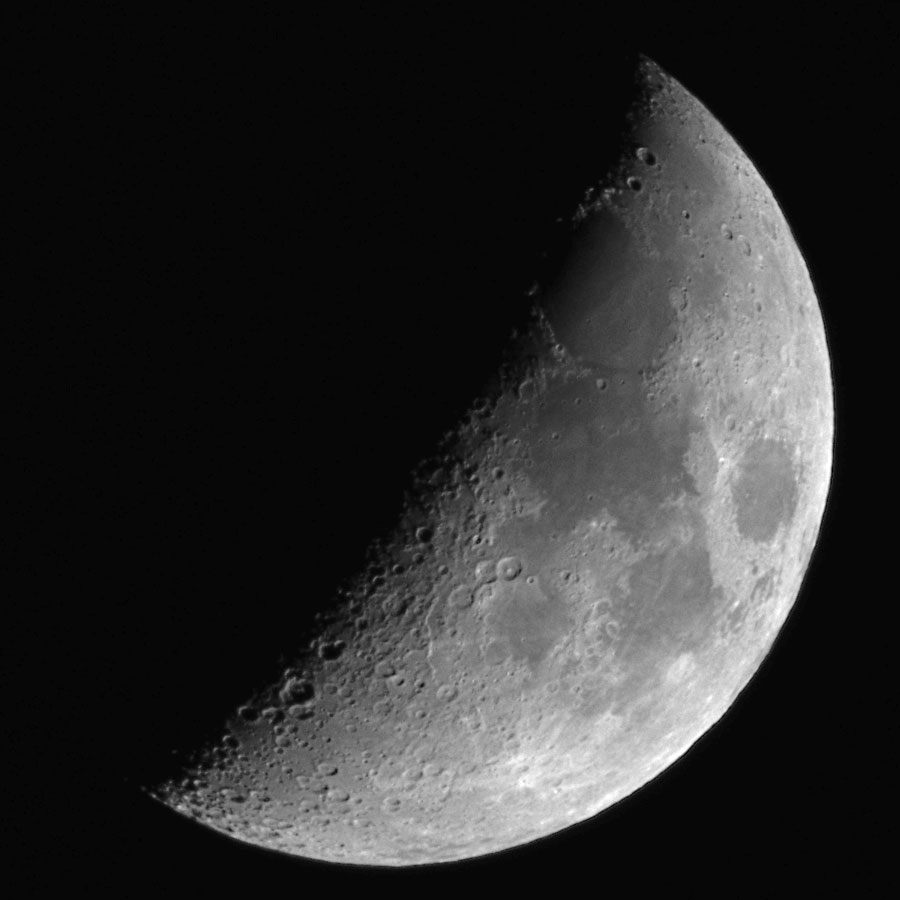
#> input picture Frequency domain image processing/moon.png, 900 x 900 px
$ jupyter execute 'Laplacian sharpening.ipynb'
#> lines starting #> are read from the running program, lines starting #| are printed output that depends on the picture
[cell 1]
import cv2
import numpy as np
import matplotlib.pyplot as plt

def show_image(title, img, cmap='gray'):
    plt.figure(figsize=(6, 6))
    plt.imshow(img, cmap=cmap)
    plt.title(title)
    plt.axis('off')
    plt.show()

img = cv2.imread('moon.png', cv2.IMREAD_GRAYSCALE)
#> img is the input picture: shape (900, 900); min 1, max 255, mean 45.8

if img is None:
    raise FileNotFoundError("Could not load moon.png")

img = img.astype(np.float32) / 255.0
M, N = img.shape
#> M = 900; N = 900

show_image("Image", img)

P = cv2.getOptimalDFTSize(2 * M)
#> P = 1800
Q = cv2.getOptimalDFTSize(2 * N)
#> Q = 1800

padded = np.zeros((P, Q), dtype=np.float32)
padded[:M, :N] = img
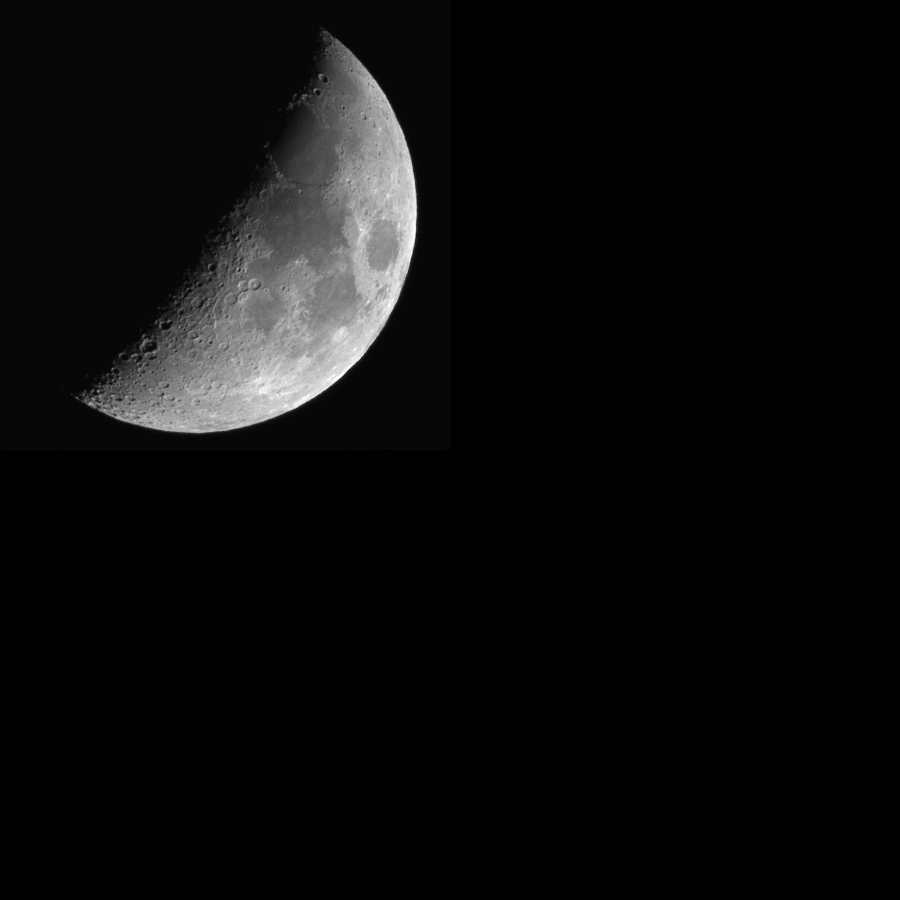
#> padded: shape (1800, 1800) float32 (shown at 1/2 size); min 0, max 1, mean 0.0449

show_image("Pad", padded)

u = np.fft.fftfreq(P).reshape(P, 1)
v = np.fft.fftfreq(Q).reshape(1, Q)

U, V = np.meshgrid(u, v, indexing='ij')
D2 = U**2 + V**2

laplacian_filter = -4 * np.pi**2 * D2

show_image(
    "Laplacian Filter",
    np.fft.fftshift(np.abs(laplacian_filter))
)
#> call 3 of show_image, with title = 'Laplacian Filter', cmap = 'gray'
#> in show_image (call 3), `plt.show()`:
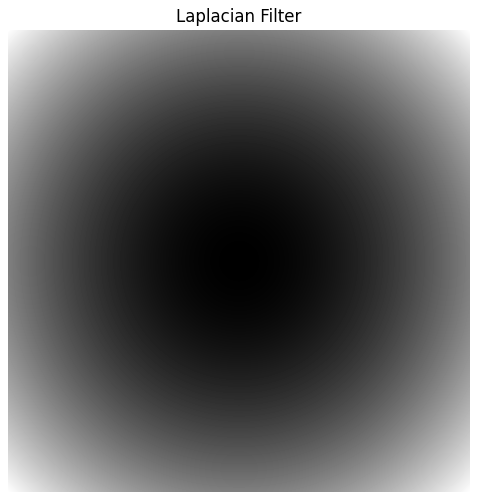
#> figure drawn by matplotlib, 1 panel

F = np.fft.fft2(padded)
F_lap = F * laplacian_filter

g_p = np.real(np.fft.ifft2(F_lap))
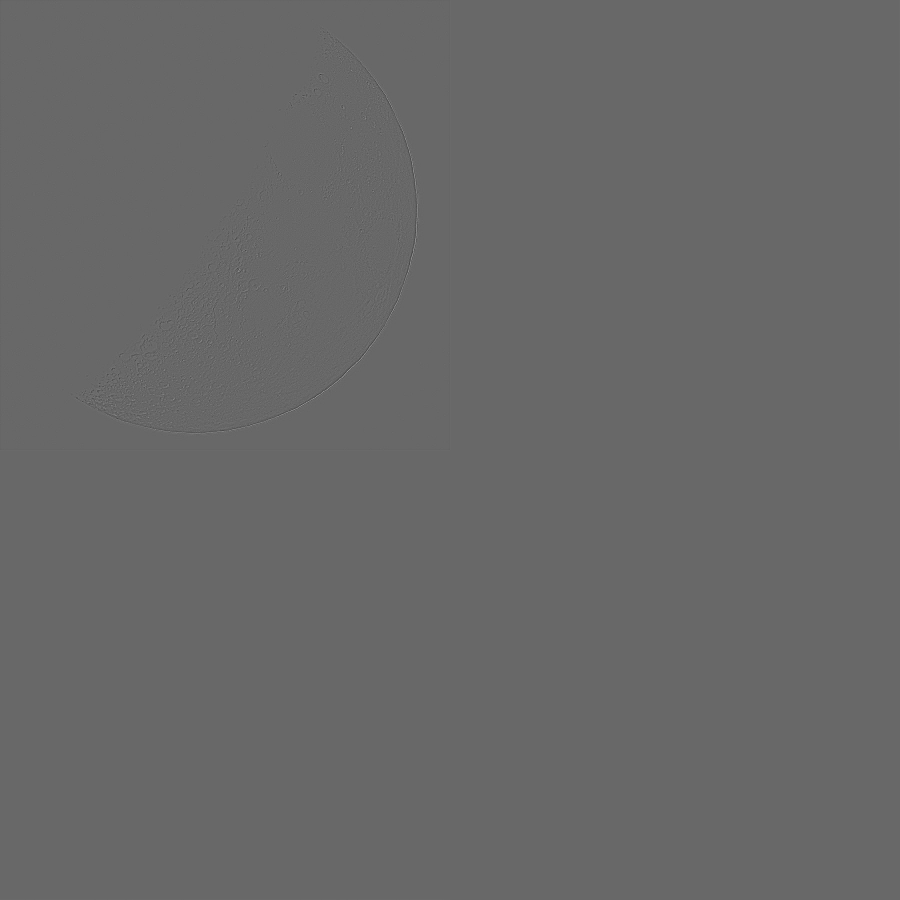
#> g_p: shape (1800, 1800) float64 (shown at 1/2 size); min -0.871, max 1.26, mean 1.54e-20; drawn with min black and max white

show_image("Laplacian", g_p[:M, :N])
#> call 4 of show_image, with title = 'Laplacian', cmap = 'gray'
#> in show_image (call 4), `plt.show()`:
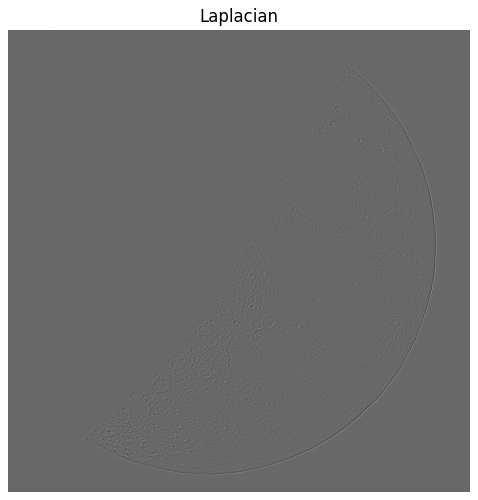
#> figure drawn by matplotlib, 1 panel

g_cropped = g_p[:M, :N]
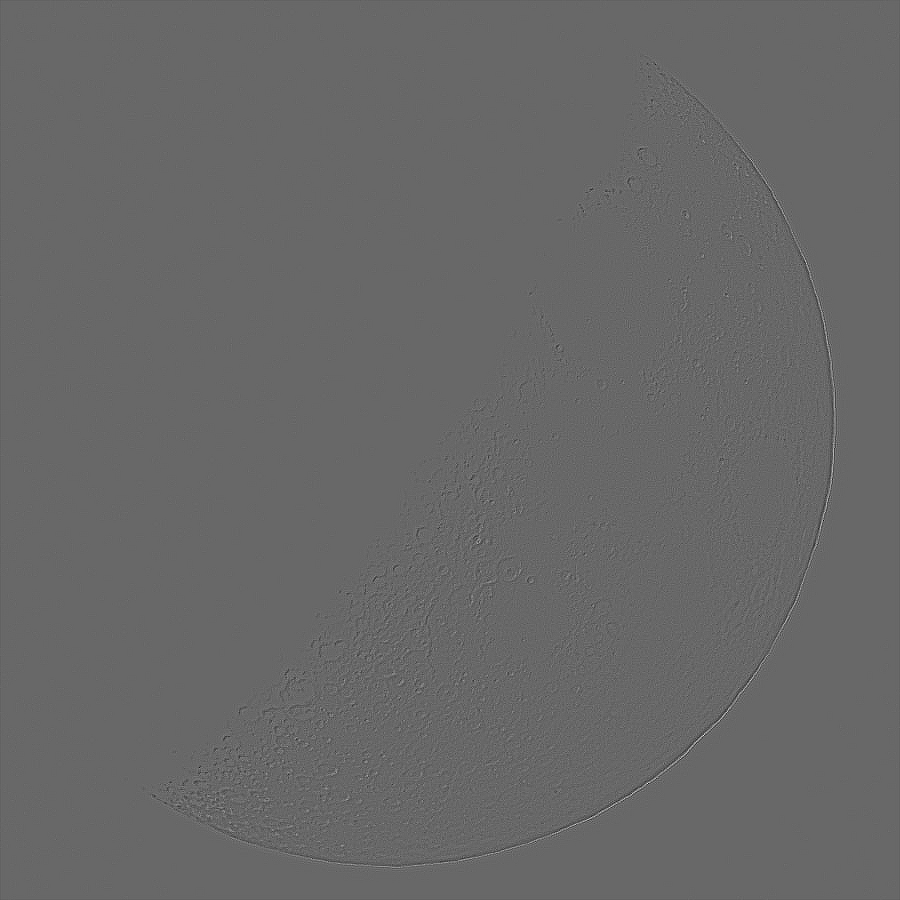
#> g_cropped: shape (900, 900) float64; min -0.871, max 1.26, mean -0.000166; drawn with min black and max white

alpha = 0.5
sharpened = img + alpha * g_cropped
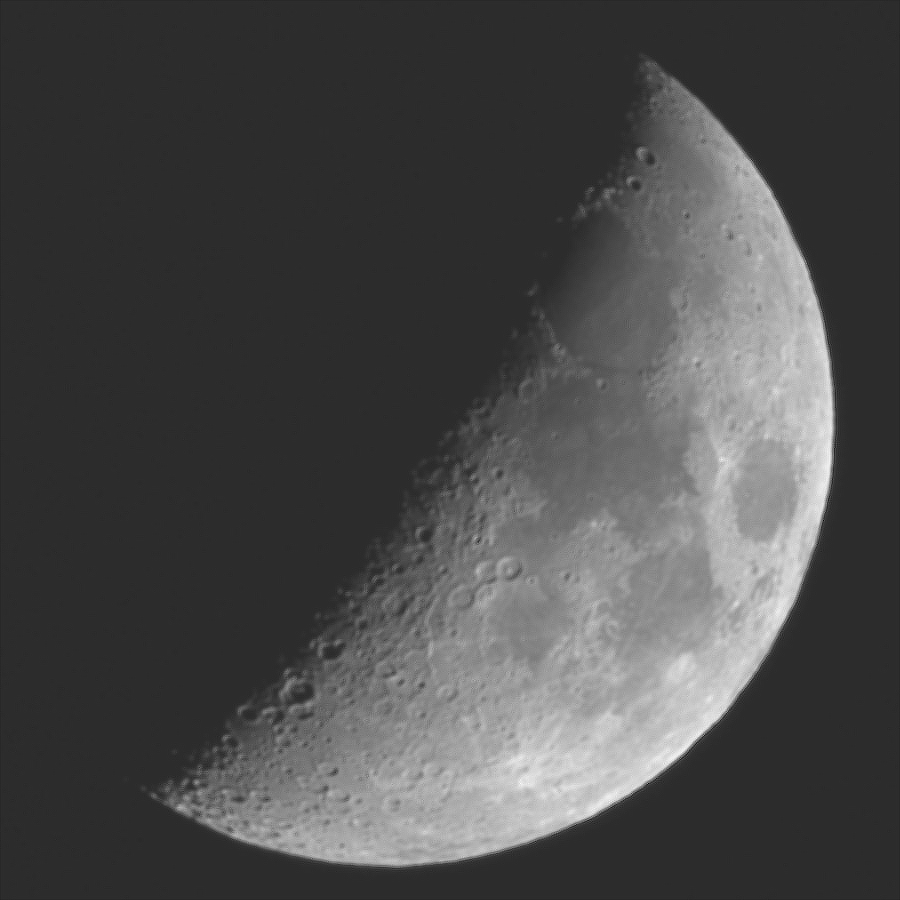
#> sharpened: shape (900, 900) float64; min -0.198, max 1.08, mean 0.18; drawn with min black and max white
sharpened = np.clip(sharpened, 0, 1)

show_image("Image + Laplacian", sharpened)
